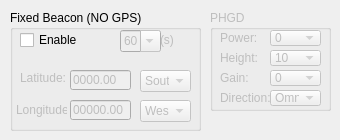
    <widget class="QWidget" name="Beacon">
     <attribute name="icon">
      <iconset>
       <normaloff>:/icons/icons/if_antenna_173140.png</normaloff>:/icons/icons/if_antenna_173140.png</iconset>
     </attribute>
     <attribute name="title">
      <string>Beacon</string>
     </attribute>
     <widget class="QGroupBox" name="groupBox_4">
      <property name="geometry">
       <rect>
        <x>10</x>
        <y>10</y>
        <width>191</width>
        <height>121</height>
       </rect>
      </property>
      <property name="title">
       <string>Fixed Beacon (NO GPS)</string>
      </property>
      <widget class="QLineEdit" name="line_fixlat">
       <property name="enabled">
        <bool>false</bool>
       </property>
       <property name="geometry">
        <rect>
         <x>60</x>
         <y>60</y>
         <width>61</width>
         <height>20</height>
        </rect>
       </property>
       <property name="inputMask">
        <string>9999.99</string>
       </property>
       <property name="text">
        <string>0000.00</string>
       </property>
       <property name="cursorPosition">
        <number>7</number>
       </property>
      </widget>
      <widget class="QLineEdit" name="line_fixlon">
       <property name="enabled">
        <bool>false</bool>
       </property>
       <property name="geometry">
        <rect>
         <x>60</x>
         <y>90</y>
         <width>61</width>
         <height>20</height>
        </rect>
       </property>
       <property name="inputMask">
        <string>99999.99</string>
       </property>
       <property name="text">
        <string>00000.00</string>
       </property>
       <property name="cursorPosition">
        <number>8</number>
       </property>
      </widget>
      <widget class="QLabel" name="label_9">
       <property name="enabled">
        <bool>false</bool>
       </property>
       <property name="geometry">
        <rect>
         <x>10</x>
         <y>60</y>
         <width>47</width>
         <height>16</height>
        </rect>
       </property>
       <property name="text">
        <string>Latitude:</string>
       </property>
      </widget>
      <widget class="QLabel" name="label_10">
       <property name="enabled">
        <bool>false</bool>
       </property>
       <property name="geometry">
        <rect>
         <x>6</x>
         <y>90</y>
         <width>51</width>
         <height>20</height>
        </rect>
       </property>
       <property name="text">
        <string>Longitude:</string>
       </property>
      </widget>
      <widget class="QComboBox" name="combo_South">
       <property name="enabled">
        <bool>false</bool>
       </property>
       <property name="geometry">
        <rect>
         <x>130</x>
         <y>60</y>
         <width>51</width>
         <height>22</height>
        </rect>
       </property>
       <item>
        <property name="text">
         <string>South</string>
        </property>
       </item>
       <item>
        <property name="text">
         <string>North</string>
        </property>
       </item>
      </widget>
      <widget class="QComboBox" name="combo_West">
       <property name="enabled">
        <bool>false</bool>
       </property>
       <property name="geometry">
        <rect>
         <x>130</x>
         <y>90</y>
         <width>51</width>
         <height>22</height>
        </rect>
       </property>
       <item>
        <property name="text">
         <string>West</string>
        </property>
       </item>
       <item>
        <property name="text">
         <string>East</string>
        </property>
       </item>
      </widget>
      <widget class="QCheckBox" name="checkBox_beacon">
       <property name="geometry">
        <rect>
         <x>10</x>
         <y>20</y>
         <width>61</width>
         <height>20</height>
        </rect>
       </property>
       <property name="text">
        <string>Enable</string>
       </property>
      </widget>
      <widget class="QComboBox" name="combo_fixdelay">
       <property name="enabled">
        <bool>false</bool>
       </property>
       <property name="geometry">
        <rect>
         <x>110</x>
         <y>20</y>
         <width>41</width>
         <height>22</height>
        </rect>
       </property>
       <property name="editable">
        <bool>true</bool>
       </property>
       <item>
        <property name="text">
         <string>60</string>
        </property>
       </item>
       <item>
        <property name="text">
         <string>120</string>
        </property>
       </item>
       <item>
        <property name="text">
         <string>180</string>
        </property>
       </item>
       <item>
        <property name="text">
         <string>240</string>
        </property>
       </item>
       <item>
        <property name="text">
         <string>300</string>
        </property>
       </item>
       <item>
        <property name="text">
         <string>360</string>
        </property>
       </item>
       <item>
        <property name="text">
         <string>420</string>
        </property>
       </item>
       <item>
        <property name="text">
         <string>480</string>
        </property>
       </item>
      </widget>
      <widget class="QLabel" name="label_39">
       <property name="enabled">
        <bool>false</bool>
       </property>
       <property name="geometry">
        <rect>
         <x>150</x>
         <y>20</y>
         <width>21</width>
         <height>20</height>
        </rect>
       </property>
       <property name="text">
        <string>(s)</string>
       </property>
      </widget>
     </widget>
     <widget class="QGroupBox" name="groupBox_5">
      <property name="enabled">
       <bool>false</bool>
      </property>
      <property name="geometry">
       <rect>
        <x>210</x>
        <y>10</y>
        <width>121</width>
        <height>101</height>
       </rect>
      </property>
      <property name="title">
       <string>PHGD</string>
      </property>
      <widget class="QLabel" name="label_3">
       <property name="geometry">
        <rect>
         <x>10</x>
         <y>20</y>
         <width>41</width>
         <height>16</height>
        </rect>
       </property>
       <property name="text">
        <string>Power:</string>
       </property>
      </widget>
      <widget class="QLabel" name="label_4">
       <property name="geometry">
        <rect>
         <x>10</x>
         <y>40</y>
         <width>41</width>
         <height>16</height>
        </rect>
       </property>
       <property name="text">
        <string>Height:</string>
       </property>
      </widget>
      <widget class="QComboBox" name="comboHeight">
       <property name="geometry">
        <rect>
         <x>60</x>
         <y>40</y>
         <width>51</width>
         <height>16</height>
        </rect>
       </property>
       <item>
        <property name="text">
         <string>10</string>
        </property>
       </item>
       <item>
        <property name="text">
         <string>20</string>
        </property>
       </item>
       <item>
        <property name="text">
         <string>40</string>
        </property>
       </item>
       <item>
        <property name="text">
         <string>30</string>
        </property>
       </item>
       <item>
        <property name="text">
         <string>80</string>
        </property>
       </item>
       <item>
        <property name="text">
         <string>160</string>
        </property>
       </item>
       <item>
        <property name="text">
         <string>320</string>
        </property>
       </item>
       <item>
        <property name="text">
         <string>640</string>
        </property>
       </item>
       <item>
        <property name="text">
         <string>1280</string>
        </property>
       </item>
       <item>
        <property name="text">
         <string>2560</string>
        </property>
       </item>
       <item>
        <property name="text">
         <string>5120</string>
        </property>
       </item>
      </widget>
      <widget class="QLabel" name="label_5">
       <property name="geometry">
        <rect>
         <x>10</x>
         <y>60</y>
         <width>31</width>
         <height>16</height>
        </rect>
       </property>
       <property name="text">
        <string>Gain:</string>
       </property>
      </widget>
      <widget class="QComboBox" name="comboGain">
       <property name="geometry">
        <rect>
         <x>60</x>
         <y>60</y>
         <width>51</width>
         <height>16</height>
        </rect>
       </property>
       <item>
        <property name="text">
         <string>0</string>
        </property>
       </item>
       <item>
        <property name="text">
         <string>1</string>
        </property>
       </item>
       <item>
        <property name="text">
         <string>2</string>
        </property>
       </item>
       <item>
        <property name="text">
         <string>3</string>
        </property>
       </item>
       <item>
        <property name="text">
         <string>4</string>
        </property>
       </item>
       <item>
        <property name="text">
         <string>5</string>
        </property>
       </item>
       <item>
        <property name="text">
         <string>6</string>
        </property>
       </item>
       <item>
        <property name="text">
         <string>7</string>
        </property>
       </item>
       <item>
        <property name="text">
         <string>8</string>
        </property>
       </item>
       <item>
        <property name="text">
         <string>9</string>
        </property>
       </item>
      </widget>
      <widget class="QLabel" name="label_6">
       <property name="geometry">
        <rect>
         <x>10</x>
         <y>80</y>
         <width>51</width>
         <height>16</height>
        </rect>
       </property>
       <property name="text">
        <string>Direction:</string>
       </property>
      </widget>
      <widget class="QComboBox" name="comboDirection">
       <property name="geometry">
        <rect>
         <x>60</x>
         <y>80</y>
         <width>51</width>
         <height>16</height>
        </rect>
       </property>
       <item>
        <property name="text">
         <string>Omni</string>
        </property>
       </item>
       <item>
        <property name="text">
         <string>45 NE</string>
        </property>
       </item>
       <item>
        <property name="text">
         <string>90 E</string>
        </property>
       </item>
       <item>
        <property name="text">
         <string>135 SE</string>
        </property>
       </item>
       <item>
        <property name="text">
         <string>180 S</string>
        </property>
       </item>
       <item>
        <property name="text">
         <string>225 SW</string>
        </property>
       </item>
       <item>
        <property name="text">
         <string>270 W</string>
        </property>
       </item>
       <item>
        <property name="text">
         <string>315 NW</string>
        </property>
       </item>
       <item>
        <property name="text">
         <string>360 N</string>
        </property>
       </item>
      </widget>
      <widget class="QComboBox" name="comboPower">
       <property name="geometry">
        <rect>
         <x>60</x>
         <y>20</y>
         <width>51</width>
         <height>16</height>
        </rect>
       </property>
       <item>
        <property name="text">
         <string>0</string>
        </property>
       </item>
       <item>
        <property name="text">
         <string>1</string>
        </property>
       </item>
       <item>
        <property name="text">
         <string>2</string>
        </property>
       </item>
       <item>
        <property name="text">
         <string>4</string>
        </property>
       </item>
       <item>
        <property name="text">
         <string>9</string>
        </property>
       </item>
       <item>
        <property name="text">
         <string>16</string>
        </property>
       </item>
       <item>
        <property name="text">
         <string>25</string>
        </property>
       </item>
       <item>
        <property name="text">
         <string>36</string>
        </property>
       </item>
       <item>
        <property name="text">
         <string>49</string>
        </property>
       </item>
       <item>
        <property name="text">
         <string>64</string>
        </property>
       </item>
       <item>
        <property name="text">
         <string>81</string>
        </property>
       </item>
      </widget>
     </widget>
    </widget>
